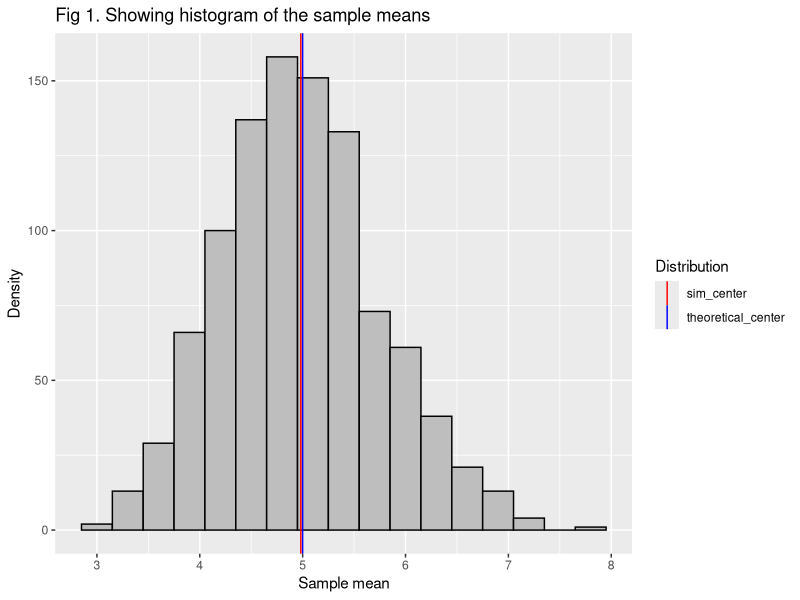
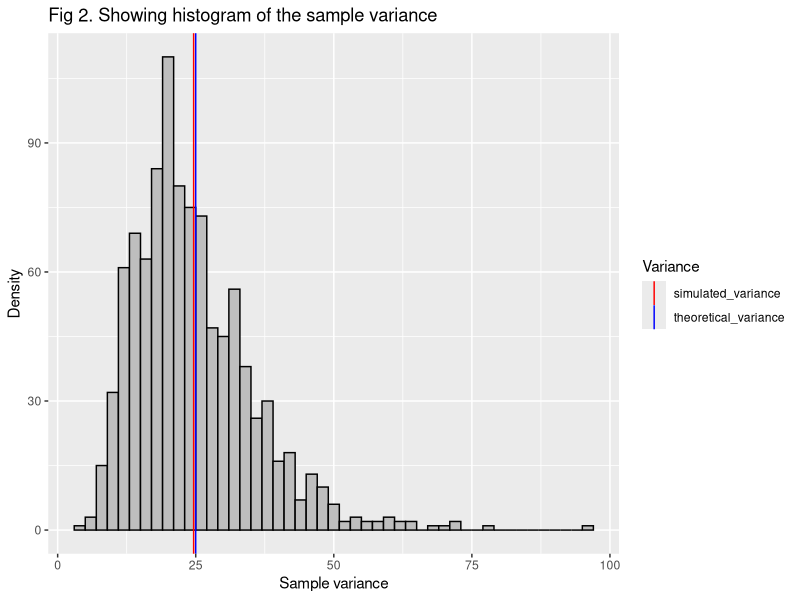
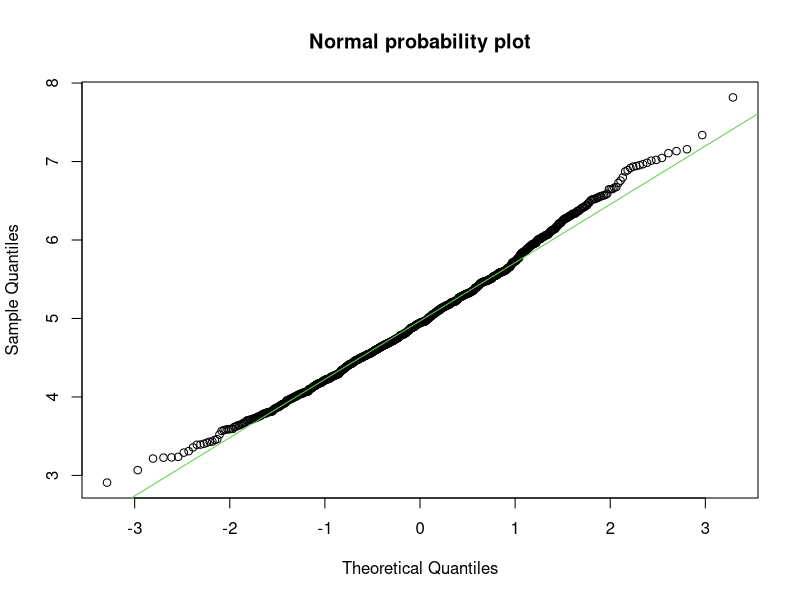
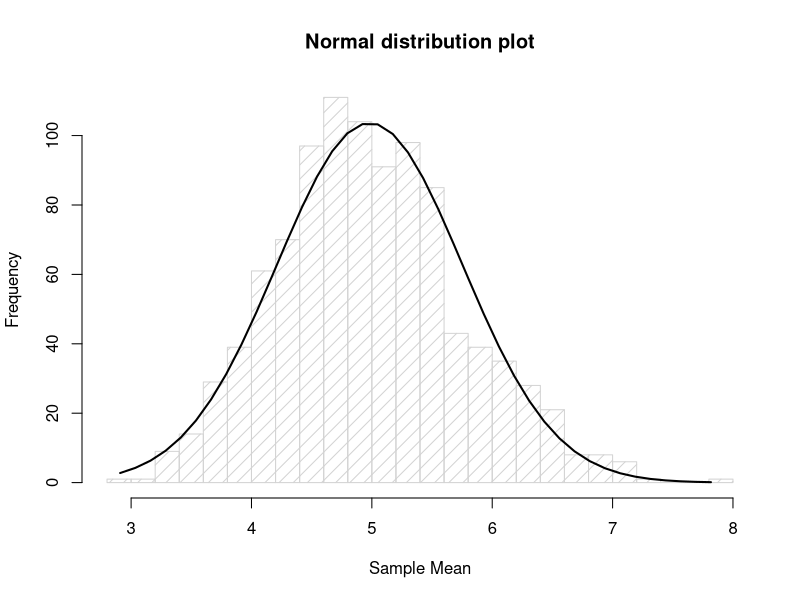
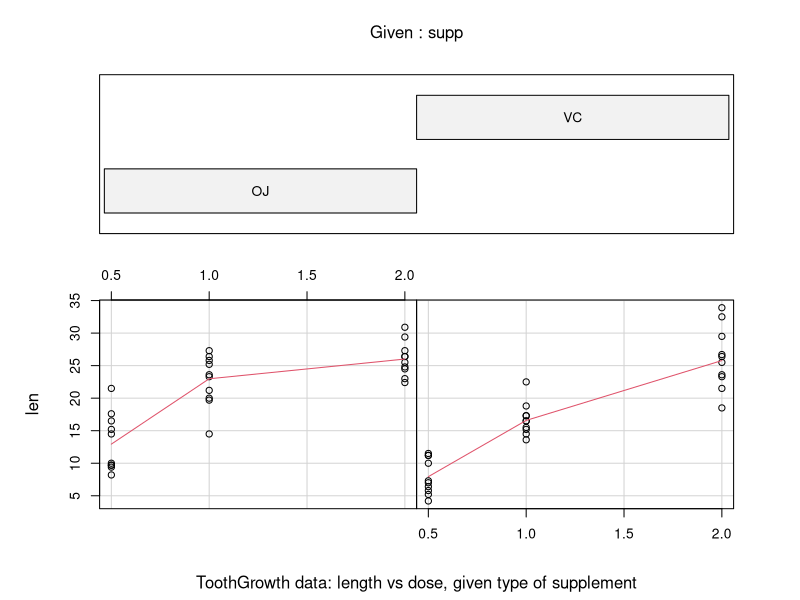

Here is the R script that generated these plots, in order:
sim <- 1000
n <- 40
lambda <- 0.2
sim_data <- matrix(rexp(n*sim,lambda), sim, n)


sample_mean <- apply(sim_data, 1, mean)
sim_mean <- mean(sample_mean) 
theoretical_mean <- 1/lambda

  result1 <-data.frame("Mean"=c(sim_mean,theoretical_mean), 
                       row.names = c("Sample Mean","Theoretical mean"))
  result1

library(ggplot2)
    g = ggplot(data.frame(sample_mean=sample_mean), aes(x = sample_mean))
    g = g + geom_histogram(color = "black", fill = "grey", binwidth = 0.3)
    g = g + geom_vline(aes(xintercept = theoretical_mean,
                           colour="theoretical_center"))
    g = g + geom_vline(aes(xintercept = sim_mean,colour="sim_center"))
    g = g +  scale_color_manual(name = "Distribution", 
                                values = c(theoretical_center = "blue", 
                                           sim_center = "red"))
    g = g +ggtitle ("Fig 1. Showing histogram of the sample means ")+xlab("Sample mean")+ylab("Density")
    g


sample_variance <- (apply(sim_data, 1, sd))^2
sim_variance <- mean(sample_variance)
theoretical_variance <- (1/lambda)^2

  result2 <-data.frame("Variance"=c(sim_variance,theoretical_variance), 
                       row.names = c("Sample Variance","Theoretical Variance"))
  result2

    g = ggplot(data.frame(sample_variance=sample_variance), aes(x = sample_variance))
    g = g + geom_histogram(color = "black", fill = "grey", binwidth = 2)
    g = g + geom_vline(aes(xintercept = theoretical_variance,colour="theoretical_variance"))
    g = g + geom_vline(aes(xintercept = sim_variance,colour="simulated_variance"))
    g = g +  scale_color_manual(name = "Variance", 
                                values = c(theoretical_variance = "blue", 
                                           simulated_variance = "red"))
    g = g +ggtitle ("Fig 2. Showing histogram of the sample variance")+xlab("Sample variance")+ylab("Density")
    g


qqnorm(sample_mean, main ="Normal probability plot")
qqline(sample_mean,col = "3")

h <- hist(sample_mean, breaks = 20, density = 10,
          col = "lightgray", xlab = "Sample Mean", main = "Normal distribution plot") 
xfit <- seq(min(sample_mean), max(sample_mean), length = 40) 
yfit <- dnorm(xfit, mean = mean(sample_mean), sd = sd(sample_mean)) 
yfit <- yfit * diff(h$mids[1:2]) * length(sample_mean) 

lines(xfit, yfit, col = "black", lwd = 2)


##Both histogram and the normal probability plot show that distribution of averages is approximately normal.




##Load the ToothGrowth data
library(datasets)
data(ToothGrowth)

##perform some basic exploratory data analyses
require(graphics)
coplot(len ~ dose | supp, data = ToothGrowth, panel = panel.smooth,
        xlab = "ToothGrowth data: length vs dose, given type of supplement")

##Provide a basic summary of the data
head(ToothGrowth)
summary(ToothGrowth)


library(dplyr)
data_tooth <- ToothGrowth %>% group_by(supp, dose) %>% summarise_all(list(mean)) %>% arrange(len)


# data for dose
data_tooth_0.5 = ToothGrowth %>% filter(dose==0.5)
data_tooth_1.0 = ToothGrowth %>% filter(dose==1.0)
data_tooth_2.0 = ToothGrowth %>% filter(dose==2.0)


#There are two hypotheses to be tested:
#- There is no relation between the supplement and the length of the tooth
#- There is no relation between the dose and the length of the tooth


#Relation between the supplement and the length of the tooth:
x1 <- t.test(len ~ supp, data = ToothGrowth)


x2 <- t.test(len ~ dose, data = rbind(data_tooth_0.5,data_tooth_1.0))
x3 <- t.test(len ~ dose, data = rbind(data_tooth_1.0,data_tooth_2.0))
x4 <- t.test(len ~ dose, data = rbind(data_tooth_0.5,data_tooth_2.0))


data.frame(
  "p-value" = c(x1$p.value, x2$p.value, x3$p.value, x4$p.value),
  "Conf.Int_Low" = c(x1$conf.int[1],x2$conf.int[1],x3$conf.int[1],x4$conf.int[1]),
  "Conf.Int_High" = c(x1$conf.int[2],x2$conf.int[2],x3$conf.int[2],x4$conf.int[2]),
  row.names = c("len ~ supp","len ~ dose(0.5&1)","len ~ dose(1.0&2.0)","len ~ dose(0.5&2.0)")
)

